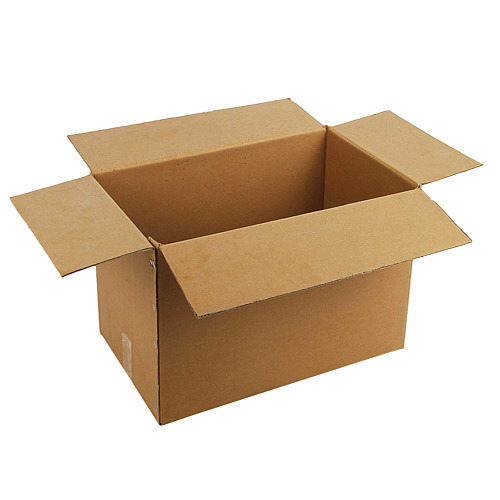
#> input picture box.jpeg, 500 x 500 px
$ jupyter execute 'Good Features.ipynb'
#> lines starting #> are read from the running program, lines starting #| are printed output that depends on the picture; after the words box and inside, x2 and y2 are one past the last pixel; in counts of white or black regions, pixels touching at a corner belong together
[cell 1]
import cv2
import numpy as np

tesla_image = cv2.imread('./box.jpeg')
#> tesla_image is the input picture: shape (500, 500, 3); mean B, G, R 187.1, 204.6, 220.6
blurry_tesla_image = cv2.GaussianBlur(tesla_image,(5,5),cv2.BORDER_DEFAULT)
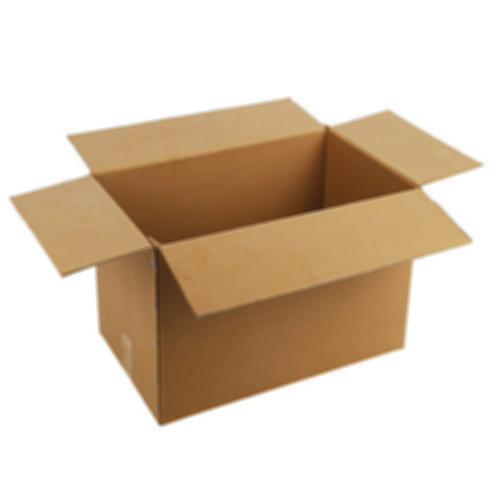
#> blurry_tesla_image: shape (500, 500, 3); mean B, G, R 187.1, 204.7, 220.6
cv2.imshow('Tesla', blurry_tesla_image)
cv2.waitKey(0)
cv2.destroyAllWindows()
cv2.waitKey(1)

gray_tesla_image = cv2.cvtColor(tesla_image, cv2.COLOR_BGR2GRAY)
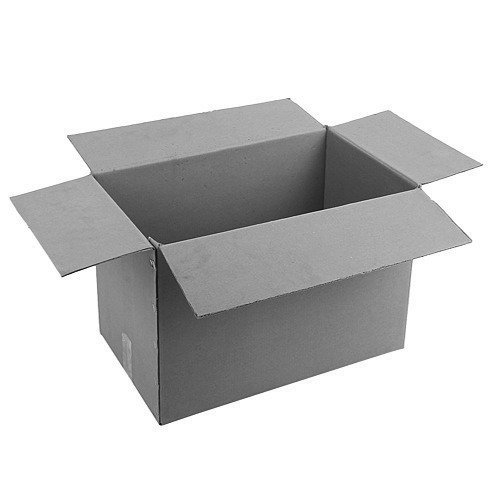
#> gray_tesla_image: shape (500, 500); min 5, max 255, mean 207.4
cv2.imshow('Tesla', gray_tesla_image)
cv2.waitKey(0)
cv2.destroyAllWindows()
cv2.waitKey(1)

[cell 2]
corners = cv2.goodFeaturesToTrack(gray_tesla_image ,10, 0.01, 25)
#> corners = [[160, 424], [62, 276], [95, 266], [149, 237], [421, 185], [68, 136], [482, 164], [289, 98], [326, 126], [10, 197]]
for corner in corners:
    x, y = corner[0]
    x = int(x)
    y = int(y)
    cv2.rectangle(tesla_image, (x - 10, y - 10), (x + 10, y + 10), (0, 255, 0), 2)
#> this loop made 10 passes
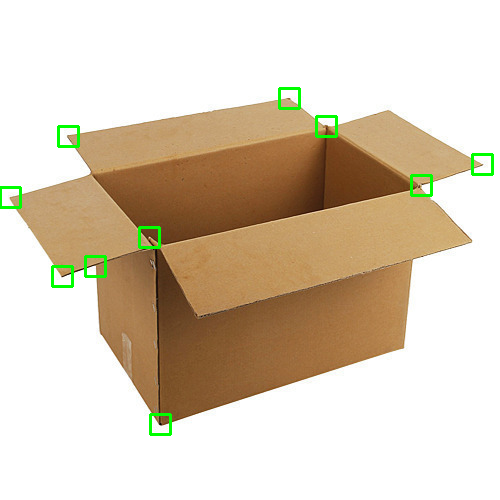
#> tesla_image: shape (500, 500, 3); 0.94% of pixels changed, all inside (x1, y1, x2, y2) = (0, 87, 494, 436)
cv2.imshow('Tesla', tesla_image)
cv2.waitKey(0)
cv2.destroyAllWindows()
cv2.waitKey(1)
#> Out = 27

$ run again, with chess.jpg copied over box.jpeg
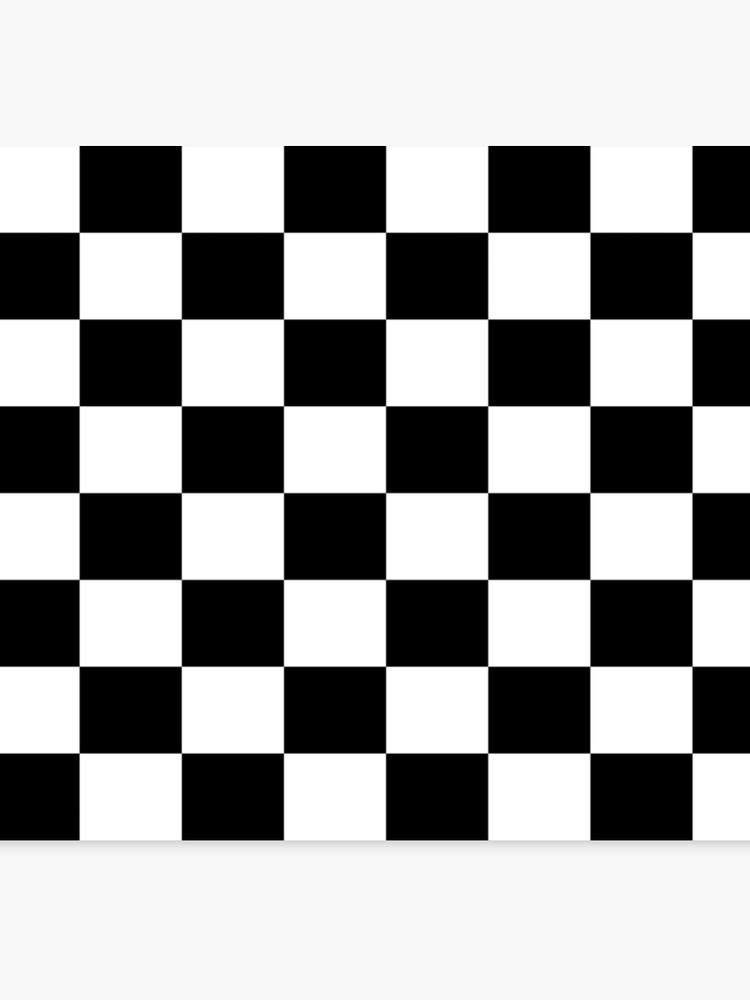
#> input picture chess.jpg, 750 x 1000 px
#> tesla_image is the input picture: shape (1000, 750, 3); min 0, max 255, mean 164.1
#> `blurry_tesla_image = cv2.GaussianBlur(tesla_image,(5,5),cv2.BORDER_DEF..`:
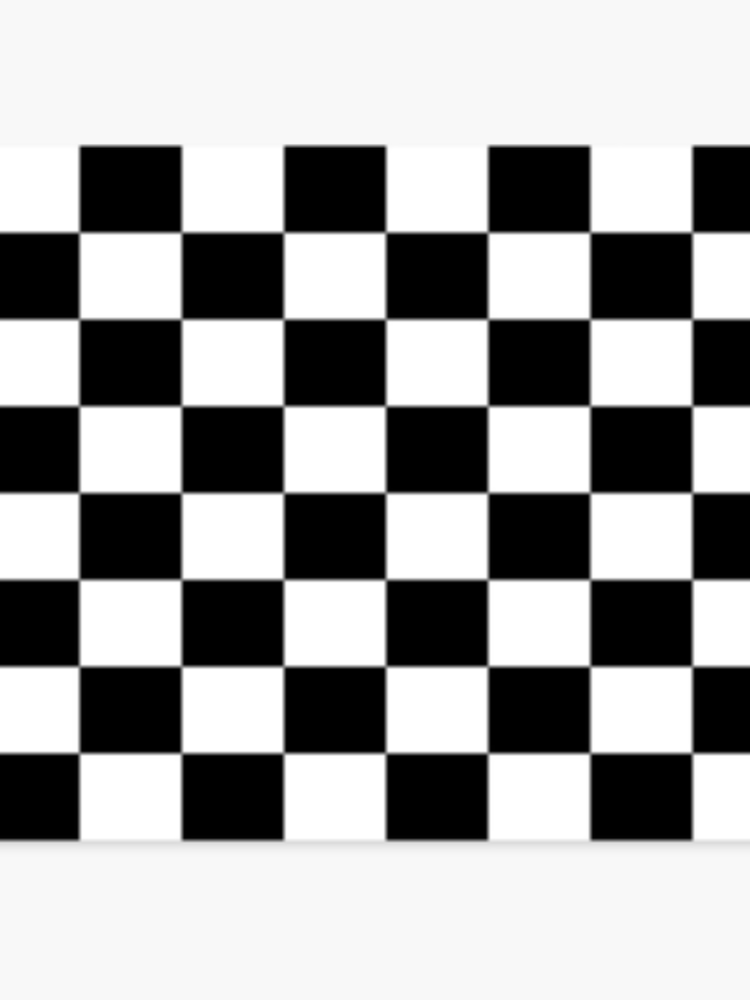
#> blurry_tesla_image: shape (1000, 750, 3); min 0, max 255, mean 164.1
#> corners = [[80, 405], [80, 667], [693, 752], [487, 405], [589, 754], [182, 667], [693, 320], [589, 318], [78, 754], [80, 320]]
#> the loop `for corner in corners:` made 10 passes
#> after the loop `for corner in corners:`:
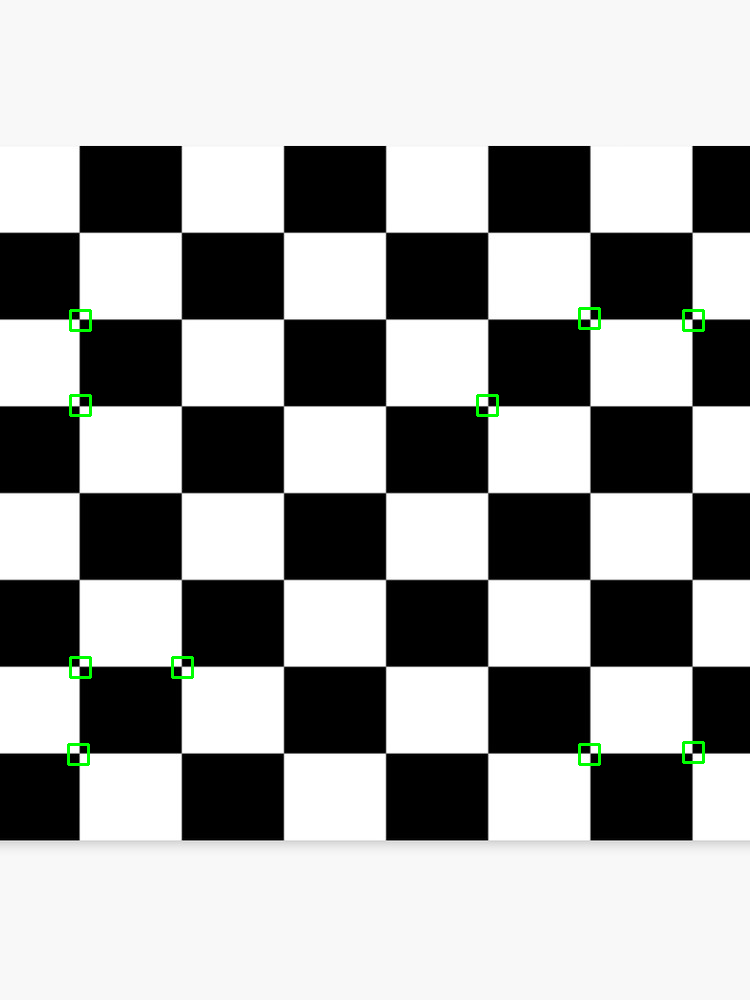
#> tesla_image: shape (1000, 750, 3); 0.31% of pixels changed, all inside (x1, y1, x2, y2) = (67, 307, 705, 766)
#> Out = 27
